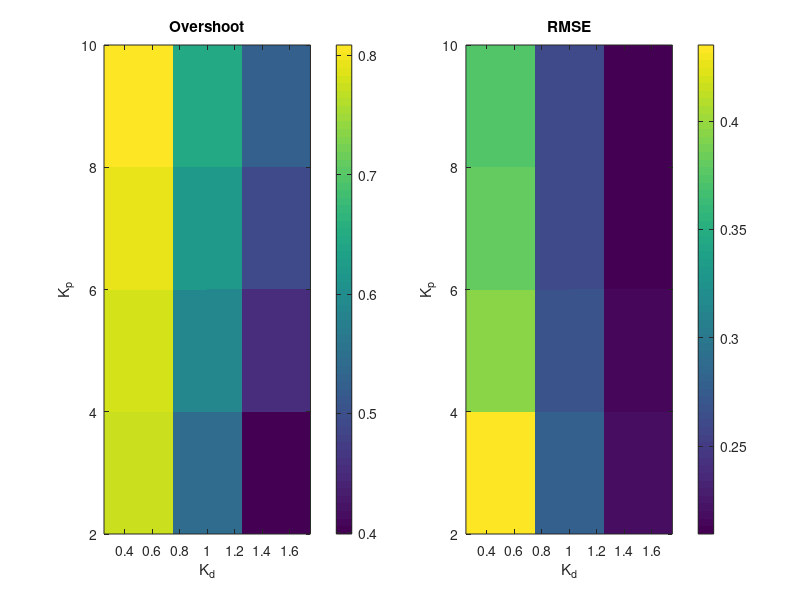

Source code (MATLAB):
clear; close all; clc;

dt = 0.01;
T = 8;
t = 0:dt:T;
n = numel(t);
z_ref = 1.0;

g = 9.81;
m = 1.0;
kp_values = [3, 5, 7, 9];
kd_values = [0.5, 1.0, 1.5];

results = zeros(numel(kp_values), numel(kd_values));
rmse_grid = zeros(size(results));

for i = 1:numel(kp_values)
    for j = 1:numel(kd_values)
        gains = [kp_values(i), 0.6, kd_values(j)];
        kp = gains(1);
        ki = gains(2);
        kd = gains(3);

        z = zeros(1, n);
        zdot = zeros(1, n);
        err = zeros(1, n);
        integral = 0;
        prev_err = 0;

        for k = 1:n-1
            err(k) = z_ref - z(k);
            integral = integral + err(k) * dt;
            deriv = (err(k) - prev_err) / dt;
            thrust = max(0, m * (g + kp * err(k) + ki * integral + kd * deriv));
            zddot = thrust / m - g;
            zdot(k + 1) = zdot(k) + zddot * dt;
            z(k + 1) = z(k) + zdot(k + 1) * dt;
            prev_err = err(k);
        end

        err(end) = z_ref - z(end);
        results(i, j) = max(z) - z_ref;
        rmse_grid(i, j) = sqrt(mean(err .^ 2));
    end
end

figure('Color', 'w');
subplot(1, 2, 1);
imagesc(kd_values, kp_values, results);
set(gca, 'YDir', 'normal');
xlabel('K_d');
ylabel('K_p');
title('Overshoot');
colorbar;

subplot(1, 2, 2);
imagesc(kd_values, kp_values, rmse_grid);
set(gca, 'YDir', 'normal');
xlabel('K_d');
ylabel('K_p');
title('RMSE');
colorbar;

nominal_err = zeros(1, n);
wind_err = zeros(1, n);

for case_idx = 1:2
    if case_idx == 1
        wind_amp = 0.0;
    else
        wind_amp = 0.15;
    end

    z = zeros(1, n);
    zdot = zeros(1, n);
    integral = 0;
    prev_err = 0;
    err = zeros(1, n);

    for k = 1:n-1
        err(k) = z_ref - z(k);
        integral = integral + err(k) * dt;
        deriv = (err(k) - prev_err) / dt;
        thrust = max(0, m * (g + 6 * err(k) + 1.0 * integral + 2.0 * deriv));
        wind = wind_amp * sin(1.3 * t(k));
        zddot = thrust / m - g + wind;
        zdot(k + 1) = zdot(k) + zddot * dt;
        z(k + 1) = z(k) + zdot(k + 1) * dt;
        prev_err = err(k);
    end

    err(end) = z_ref - z(end);
    if case_idx == 1
        nominal_err = err;
    else
        wind_err = err;
    end
end

rmse_nominal = sqrt(mean(nominal_err .^ 2));
rmse_wind = sqrt(mean(wind_err .^ 2));
disp(struct('rmse_nominal', rmse_nominal, 'rmse_wind', rmse_wind));
